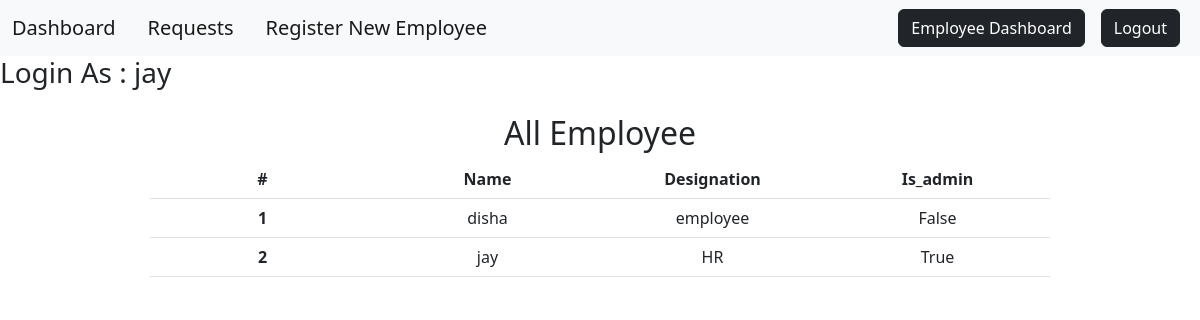
Before: /dashboard/ (signed in) with the older database file.
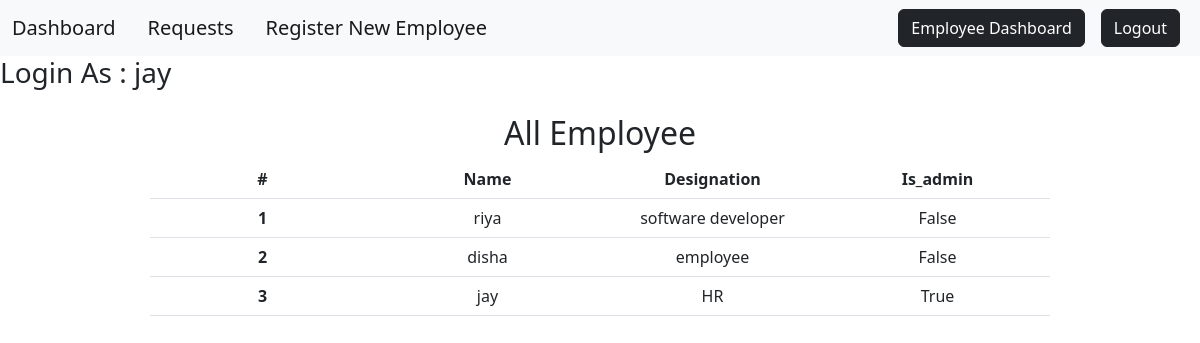
After: the same page with the newer database file.
### accounts/models.py (models this page shows, shortened)
class Account(models.Model):
    user = models.OneToOneField(User, on_delete=models.CASCADE)
    designation = models.TextField(max_length=50)
    leaves = models.FloatField(default=12)
    is_admin = models.BooleanField(default=False)

### employeer/views.py (the view)
# urls.py: path('', views.dashboard, name="dashboard"),
@login_required(login_url='user_login')
def dashboard(request):
    users = Account.objects.all().order_by('-id')
    username = request.user
    context = {
        'employee': users,
        'username': username,
    }
    user = Account.objects.get(user=username)
    if user.is_admin:
        return render(request, 'dashboard.html', context)
    else:
        messages.success(request, "Only admin can visit the admin dashboard")
        return redirect('/')

### templates/dashboard.html (shortened to what this page needs)
{% extends 'admin_base.html' %}
{% block content %}
    <div >
        <h3> Login As : {{username}} </h3>
        <h2 class="text-center mt-4"> All Employee </h2>
        <table class="table mx-auto w-75">
            <thead>
            <tr class="text-center">
                <th class="col-3">#</th>
                <th class="col-3">Name</th>
                <th class="col-3">Designation</th>
                <th class="col-3">Is_admin</th>
            </tr>
            </thead>
            <tbody>
            {% for emp in employee %}
            <tr class="text-center">
                <th scope="row">{{forloop.counter}}</th>
                <td>{{emp.user}}</td>
                <td>{{emp.designation}}</td>
                <td>{{emp.is_admin}}</td>
            </tr>
            {% endfor %}
            </tbody>
        </table>
    </div>
{% endblock %}

Changed rows visible on the page:
added Account: user "riya", designation "software developer", is_admin "False"
